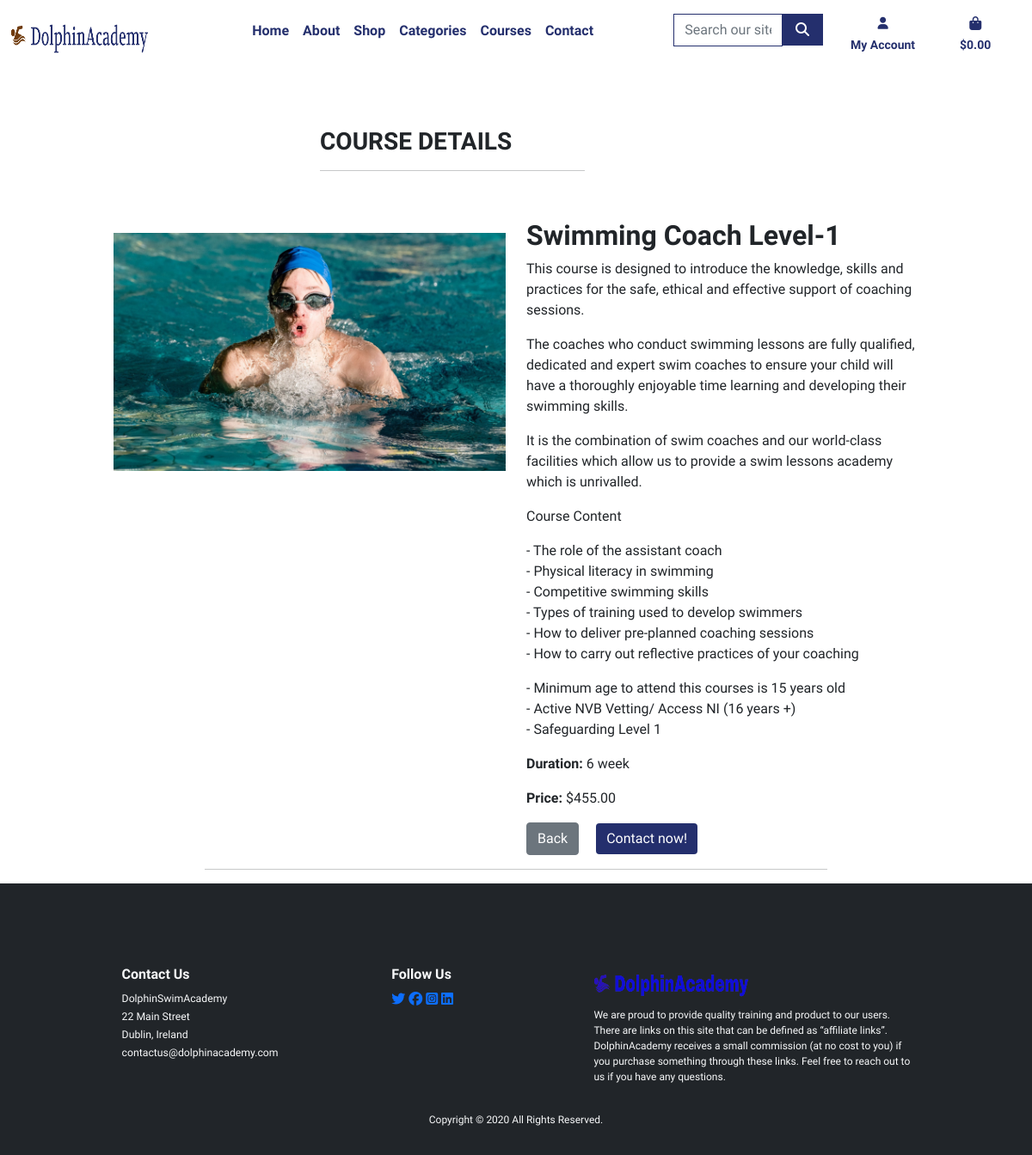
Screenshot of /courses/course_detail/assistant-coaching-swimming with the database file from the repository.
### courses/models.py (models this page shows, shortened)
class Course(models.Model):
    class Meta:
        verbose_name = 'Course'
        verbose_name_plural = 'Courses'
    class CourseLevels(models.TextChoices):
        BEGINNER = "beginner", "beginner"
        INTERMEDIATE = "intermediate", "intermediate"
        ADVANCED = "advanced", "advanced"
        LEVEL_1 = "Level-1", "Level-1"
        LEVEL_2 = "Level-2", "Level-2"
        LEVEL_3 = "Level-3", "Level-3"
    name = models.CharField(
        max_length=254,
        null=True,
        blank=True,
        unique=True,
    )
    friendly_name = models.CharField(
        max_length=254,
        null=True,
        blank=True,
    )
    description = models.TextField(
        max_length=1256,
        blank=True,
        null=True
    )
    extra_details = models.TextField(
        max_length=1256,
        blank=True,
        null=True
    )
    price = models.DecimalField(
        decimal_places=2,
        max_digits=6,
    )
    duration_weeks = models.IntegerField(
    )
    level = models.CharField(
        max_length=50,
        choices=CourseLevels.choices,
        default=CourseLevels.BEGINNER
    )
    image = models.ImageField(
        upload_to='courses/',
        blank=True,
        null=True,
        )
    slug = models.SlugField(
        blank=True,
        null=True,
        unique=True,
        )

### courses/views.py (the view)
class CourseDetailView(DetailView):
    model = Course

### bag/contexts.py (called while the page is built, shortened)
def bag_contents(request):
    bag_items = []
    total = 0
    product_count = 0
    bag = request.session.get('bag', {})
    if total < settings.FREE_DELIVERY_THRESHOLD:
        delivery = round(total * Decimal(settings.STANDARD_DELIVERY_PERCENTAGE / 100), 2)
        free_delivery_delta = settings.FREE_DELIVERY_THRESHOLD - total
    else:
        delivery = 0
        free_delivery_delta = 0
    grand_total = total + delivery
    context = {
        'total': total,
        'grand_total': grand_total,
        'delivery': delivery,
        'free_delivery_delta': free_delivery_delta,
        'bag_items': bag_items,
        'free_delivery_threshold': settings.FREE_DELIVERY_THRESHOLD,
        'product_count': product_count
    }
    return context

### courses/templates/courses/course_detail.html (shortened to what this page needs)
{% extends 'base.html' %}
{% load static %}
{% block page_header %}
    <div class="container header-container">
    </div>
{% endblock %}
{% block content %}
    <div class="container">
        <div class="row">
            <div class="col-8 my-5 offset-3">
                <h1 class="fs-3">
                    COURSE DETAILS
                    <hr class="w-50 mb-1">
                </h1>
            </div>
        </div>
    </div>
<div class="content container">
    <div class="row">
        <div class="col-12 col-md-6">
            {% if not object.image %}
                <img src="{{MEDIA_URL}}noimage.png" class="img-responsive w-100 mt-3" alt="{{object.friendly_name}}">
            {% else %}
                <img src="{{ object.image.url }}" alt="{{ object.friendly_name }}" class="img-responsive w-100 mt-3">
            {% endif %}
        </div>
        <div class="col-12 col-md-6 d-flex flex-column">
            <h2>{{ object.friendly_name }}</h2>
            <div>{{ object.description | linebreaks}}</div>
            <div>{{ object.extra_details | linebreaks}}</div>
            <p><strong>Duration:</strong> {{ object.duration_weeks }} week</p>
            <p><strong>Price:</strong> ${{object.price}} </p>
            <div class = "align-self-start">
                <a class="btn btn-secondary me-3" href = "../">Back</a>
                <a class = "btn btn-ocean-blue me-3" href="#">Contact now!</a>
            </div>
        </div>
    </div>
    <div class = "container">
        <hr>
    </div>
</div>
{% endblock %}

### static/css/base.css (style rules this page uses)
:root { --body-font:'Urbanist', sans-serif; --body-weight: 400; --heading-weight: 600; --heading-font: 'Urbanist', sans-serif; --nav-color:#1FD6FF; --light-blue:#5065A8; --light-ocean-blue:rgba(36,47,109,0.8); --ocean-blue:#242f6d; --nav-font-weight:800; --text-color:#0000; --button-brown-color:#663103; --button-brown-hover-color:#663103b4; --theme-1:#015E73; --theme-2:#BF5C04; --theme-3:#049DBF; }
html { height: 100%; }
body { height:100%; display:flex; flex-direction:column; padding: 0; margin:0; font-family: var(--body-font); font-weight: var(--body-weight); }
h1, h2, h3, h4, h5, h6 { font-weight: var(--heading-weight); }
.btn-ocean-blue { background-color: var(--ocean-blue); color: white; border:var(--ocean-blue); }
.header-container { padding-top: 100px; }
@media (min-width: 1200px) { .container { max-width: 80%; } }

### rows the page displays
Course: image (picture), friendly_name "Swimming Coach Level-1", description "This course is designed to introduce the knowledge, skills and practices for the safe, ethical and effective support of coaching sessions. The coaches who conduct swimming lessons are fully qualified, dedicated and expert swim coaches to ensure your child will have a thoroughly enjoyable time learning and developing their swimming skills. It is the combination of swim coaches and our world-class facilities which allow us to provide a swim lessons academy which is unrivalled. Course Content - The role of the assistant coach - Physical literacy in swimming - Competitive swimming skills - Types of training used to develop swimmers - How to deliver pre-planned coaching sessions - How to carry…", extra_details "- Minimum age to attend this courses is 15 years old - Active NVB Vetting/ Access NI (16 years +) - Safeguarding Level 1", duration_weeks "6", price "455.00"
